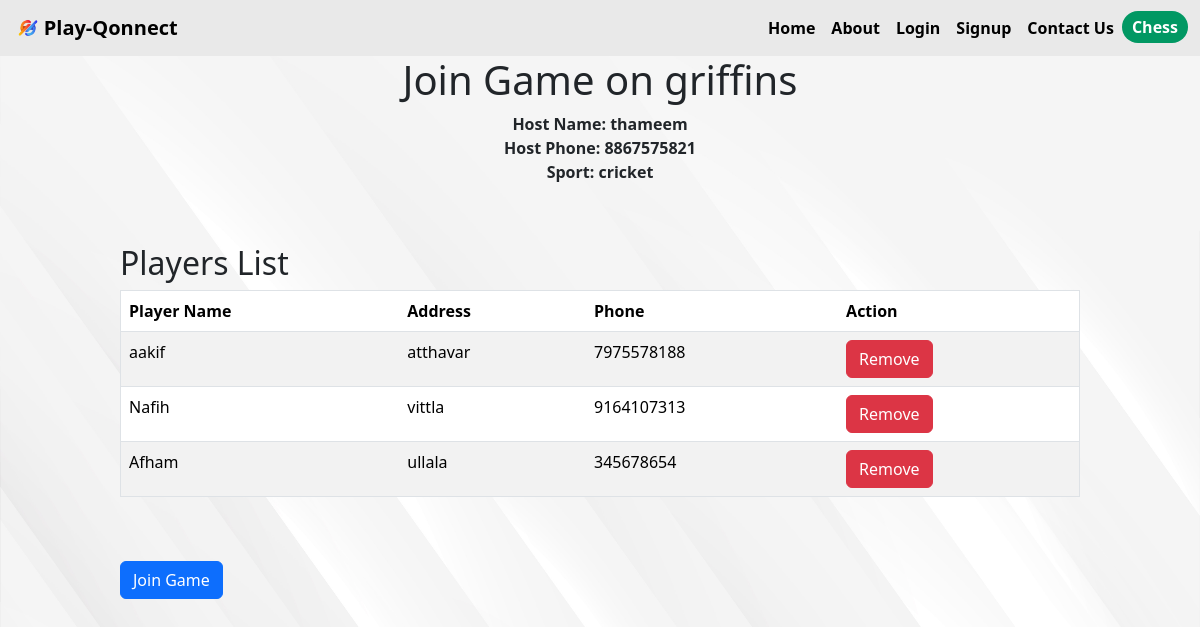
The page /turf/2/join_game/3 (signed in) on the database its author committed.
### app.py (models this page shows)
class Turf(db.Model):
    id = db.Column(db.Integer, primary_key=True)
    turf_name = db.Column(db.String(255), nullable=False)
    turf_location = db.Column(db.String(255), nullable=False)
    turf_phone = db.Column(db.Integer, nullable=True)
    __table_args__ = (
        CheckConstraint('LENGTH(CAST(turf_phone AS TEXT)) = 10', name='valid_phone_length'),
    )
    games = db.relationship('Game', backref='turf', lazy=True)
    reviews = db.relationship('TurfReview', backref='turf', lazy=True)

class Game(db.Model):
    id = db.Column(db.Integer, primary_key=True)
    turf_id = db.Column(db.Integer, db.ForeignKey('turf.id'), nullable=False)
    host_name = db.Column(db.String(255), nullable=False)
    host_phone = db.Column(db.Integer, nullable=True)
    game_time = db.Column(db.DateTime, nullable=False)
    sports = db.Column(db.String(50), nullable=False)
    players = db.relationship('Player', backref='game', lazy=True)

class Player(db.Model):
    id = db.Column(db.Integer, primary_key=True)
    game_id = db.Column(db.Integer, db.ForeignKey('game.id'), nullable=False)
    player_name = db.Column(db.String(255), nullable=False)
    player_address = db.Column(db.String(255), nullable=False)
    player_phone = db.Column(db.String(15), nullable=True)

### app.py (the view, shortened to what this page needs)
@app.route('/turf/<int:turf_id>/join_game/<int:game_id>', methods=['GET', 'POST'])
@login_required
def join_game(turf_id, game_id):
    turf = Turf.query.get_or_404(turf_id)
    game = Game.query.get_or_404(game_id)
    return render_template('join_game.html', turf=turf, game=game)

### app.py (called while the page is built)
@login_manager.user_loader
def load_user(user_id):
    return User.query.get(int(user_id))

### templates/join_game.html (shortened to what this page needs)
{% extends 'layout.html' %} {% block title %} Join Game {% endblock title %} {%
block body %}
<h1 class="turfhead">Join Game on {{ turf.turf_name }}</h1>
<div class="turfhead">
  <p style="font-weight: bold">
    Host Name: {{game.host_name}}
    <br />
    Host Phone: {{ game.host_phone }}
    <br />
    Sport: {{game.sports}}
  </p>
</div>
<div class="turftab">
  <h2>Players List</h2>
  <table border="1" class="table table-striped">
    <thead>
      <tr>
        <th>Player Name</th>
        <th>Address</th>
        <th>Phone</th>
        <th>Action</th>
      </tr>
    </thead>
    <tbody>
      {% for player in game.players %}
      <tr>
        <td>{{ player.player_name }}</td>
        <td>{{ player.player_address }}</td>
        <td>{{ player.player_phone }}</td>
        <td>
          {% if current_user.username == game.host_name %}
          <form
            method="POST"
            action="{{ url_for('remove_player', player_id=player.id) }}"
            style="display: inline"
          >
            <button type="submit" class="btn btn-danger">Remove</button>
          </form>
          {% endif %}
        </td>
      </tr>
      {% endfor %}
    </tbody>
  </table>
  <br />
  <br />
  <button
    class="btn btn-primary"
    id="toggleJoinGameFormBtn"
    onclick="toggleJoinGameForm()"
  >
    Join Game
  </button>
  <br />
  <br />
</div>
{% endblock body %}

### static/css/style.css (style rules this page uses)
body { background-image: url(../img/17580.jpg); background-size: 100% 180%; background-repeat: no-repeat; object-fit: cover; scroll-behavior: smooth; }
.turftab { width: 80%; margin: auto; margin-top: 5%; }
.turfhead { text-align: center; }

### rows shown on the page
Turf: turf_name "griffins"
Game: host_name "thameem", host_phone "8867575821", sports "cricket"
Player: player_name "aakif", player_address "atthavar", player_phone "7975578188"
Player: player_name "Nafih", player_address "vittla", player_phone "9164107313"
Player: player_name "Afham", player_address "ullala", player_phone "345678654"
